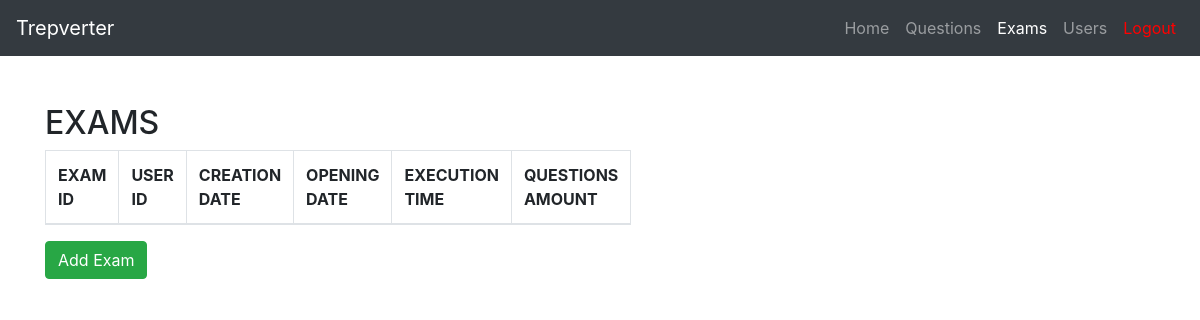
/exams (signed in), run on an earlier commit of the app's database.
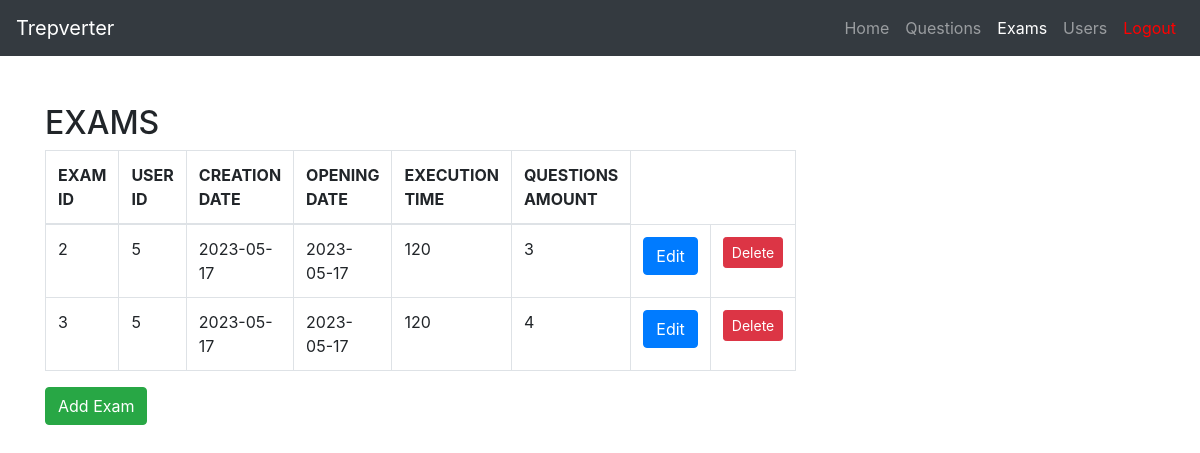
And on a later commit of the database.
### tables this page shows
CREATE TABLE "exams" (
	"id"	INTEGER NOT NULL,
	"creation_date"	DATE NOT NULL,
	"opening_date"	VARCHAR(10) NOT NULL,
	"execution_time"	INTEGER NOT NULL,
	"questions_amount"	INTEGER NOT NULL,
	"user_id"	INTEGER,
	PRIMARY KEY("id"),
	FOREIGN KEY("user_id") REFERENCES "users"("id")
);

CREATE TABLE users (
	id INTEGER NOT NULL, 
	username VARCHAR(64) NOT NULL, 
	email VARCHAR(64) NOT NULL, 
	password VARCHAR NOT NULL, 
	first_access BOOLEAN NOT NULL, 
	role_id INTEGER, 
	PRIMARY KEY (id), 
	FOREIGN KEY(role_id) REFERENCES roles (id)
);

### views/main.py (the view)
@main.route('/exams', methods=['GET', 'POST', 'PUT', 'DELETE'])
@login_required
def exams():
    from models.entities import Exam, Question
    all_exams = Exam.show_all()
    if str(current_user.role) == 'Student':
        return render_template('exams_student.html', exams=all_exams)
    from forms import ExamForm
    all_questions = Question.show_all()
    form = ExamForm()
    if request.method == 'POST':
        from models.auth import auth_add_exam
        return auth_add_exam()
    return render_template('exams.html', exams=all_exams, all_questions=all_questions, form=form)

### app.py (called while the page is built)
@login_manager.user_loader
def load_user(user_id):
    from models.entities import User
    return User.query.get(int(user_id))

### models/entities.py (called while the page is built)
    def __repr__(self):
        return f'{self.name}'

    def show_all():
        return Question.query.all()

    def show_all():
        return Exam.query.all()

### templates/exams.html (shortened to what this page needs)
{% import "bootstrap/wtf.html" as wtf %}
<!DOCTYPE html>
<html lang="en">
<head>
  <link rel="stylesheet" href="https://cdn.jsdelivr.net/npm/bootstrap@4.0.0/dist/css/bootstrap.min.css">
</head>
<body>
  <nav class="navbar navbar-expand-lg navbar-dark bg-dark">
    <a class="navbar-brand" href="#">Trepverter</a>
    <div class="collapse navbar-collapse" id="navbarNav">
      <ul class="navbar-nav ml-auto">
        <li class="nav-item">
          <a class="nav-link" href="{{url_for('main.index')}}">Home</a>
        </li>
        <li class="nav-item">
            <a class="nav-link" href="{{url_for('main.questions')}}">Questions</a>
          </li>
        <li class="nav-item active">
          <a class="nav-link" href="{{url_for('main.exams')}}">Exams</a>
        </li>
        <li class="nav-item">
            <a class="nav-link" href="{{url_for('main.users')}}">Users</a>
          </li>
        <li class="nav-item">
          <a class="nav-link" style = "color: red" href="{{url_for('auth.logout')}}">Logout</a>
        </li>
      </ul>
    </div>
  </nav>
  <div class="container mt-5">
    <div class="row">
      <div class="col-md-6">
        <h2>EXAMS</h2>
        <table class="table table-bordered table-hover">
            <thead>
                <tr>
                    <th scope="col">EXAM ID</th>
                    <th scope="col">USER ID</th>
                    <th scope="col">CREATION DATE</th>
                    <th scope="col">OPENING DATE</th>
                    <th scope="col">EXECUTION TIME</th>
                    <th scope="col">QUESTIONS AMOUNT</th>
                </tr>
            </thead>
            <tbody>
            {% for exam in exams %}
                <tr>
                    <td>{{exam.id}}</td>
                    <td>{{exam.user.id}}</td>
                    <td>{{exam.creation_date}}</td>
                    <td>{{exam.opening_date}}</td>
                    <td>{{exam.execution_time}}</td>
                    <td>{{exam.questions_amount}}</td>
                    <td><button type="button" onclick="location.href='exams/{{exam.id}}'" class="btn btn-primary">Edit</button></td>
                    <td><button data-toggle="modal" data-target="#deleteModal" class="btn btn-sm btn-danger" data-exam-id="{{ exam.id }}">Delete</button></td>
                </tr>
            {% endfor %}
            </tbody>
        </table>
        <button type="button" class="btn btn-success" data-toggle="modal" data-target="#exampleModal">
          Add Exam
        </button>
      </div>
    </div>
  </div>

What changed in the data, as far as the page shows it:
added exams: id "2", user.id "5", creation_date "2023-05-17", opening_date "2023-05-17", execution_time "120", questions_amount "3"
added exams: id "3", user.id "5", creation_date "2023-05-17", opening_date "2023-05-17", execution_time "120", questions_amount "4"
